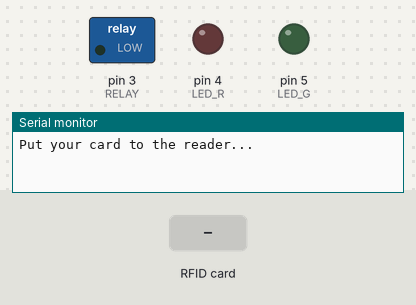
A sketch run on a simulated Arduino Uno, built with avr-gcc and run on an emulated ATmega328P. On the bench: switched loads named in the sketch (green lamp = pin HIGH), output pins drawn as LEDs (lit = HIGH), the last lines printed to the serial monitor. The test bench sets the inputs (shaded band). Pins used as bus, display or sensor lines are not drawn.

Above: at 1.2 s.
1.3 s: RFID card C1 75 44 31 held to the reader
At 2.1 s:
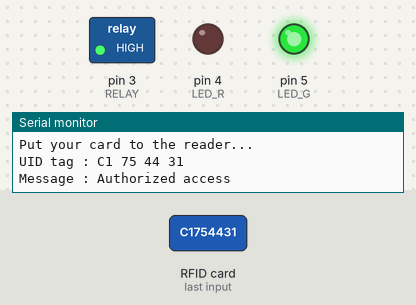
Timing chart, 0 to 8.3 s (numbered marks = the images above; inputs shaded):
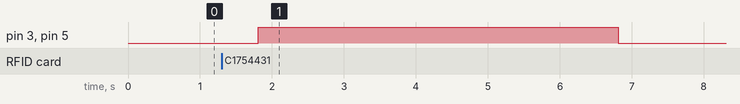

Measured:
- after the input at 1.3 s, pin 3 (RELAY), pin 5 (LED_G): LOW → HIGH after 0.51 s, → LOW 5.0 s later

The sketch:

RFID_FINAL.ino
```cpp
//RFID Solenoid Lock

#include <SPI.h>
#include <MFRC522.h>

#define SS_PIN 10
#define RST_PIN 9
#define LED_G 5 //define green LED pin
#define LED_R 4 //define red LED
#define RELAY 3 //relay pin
#define BUZZER 2 //buzzer pin
#define ACCESS_DELAY 5000
#define DENIED_DELAY 1000
MFRC522 mfrc522(SS_PIN, RST_PIN);   // Create MFRC522 instance.

void setup()
{
  Serial.begin(9600);   // Initiate a serial communication
  SPI.begin();          // Initiate  SPI bus
  mfrc522.PCD_Init();   // Initiate MFRC522
  pinMode(LED_G, OUTPUT);
  pinMode(LED_R, OUTPUT);
  pinMode(RELAY, OUTPUT);
  pinMode(BUZZER, OUTPUT);
  noTone(BUZZER);
  digitalWrite(RELAY, LOW);
  Serial.println("Put your card to the reader...");
  Serial.println();

}
void(* resetFunc) (void) = 0;
void loop() {
  // Look for new cards
  if ( ! mfrc522.PICC_IsNewCardPresent())
  {
    return;
  }
  // Select one of the cards
  if ( ! mfrc522.PICC_ReadCardSerial())
  {
    return;
  }
  //Show UID on serial monitor
  Serial.print("UID tag :");
  String content= "";
  byte letter;
  for (byte i = 0; i < mfrc522.uid.size; i++)
  {
     Serial.print(mfrc522.uid.uidByte[i] < 0x10 ? " 0" : " ");
     Serial.print(mfrc522.uid.uidByte[i], HEX);
     content.concat(String(mfrc522.uid.uidByte[i] < 0x10 ? " 0" : " "));
     content.concat(String(mfrc522.uid.uidByte[i], HEX));
  }
  Serial.println();
  Serial.print("Message : ");
  content.toUpperCase();
  if (content.substring(1) == "C1 75 44 31"||content.substring(1) == "80 C8 41 32") //change here the UID of the card/cards that you want to give access
  {
    Serial.println("Authorized access");
    Serial.println();
    delay(500);
    digitalWrite(RELAY, HIGH);
    digitalWrite(LED_G, HIGH);
    delay(ACCESS_DELAY);
    digitalWrite(RELAY, LOW);
    digitalWrite(LED_G, LOW);
   resetFunc();
  }

 else   {
    Serial.println(" Access denied");
    digitalWrite(LED_R, HIGH);
    tone(BUZZER, 300);
    delay(DENIED_DELAY);
    digitalWrite(LED_R, LOW);
    noTone(BUZZER);
  }
}
```
